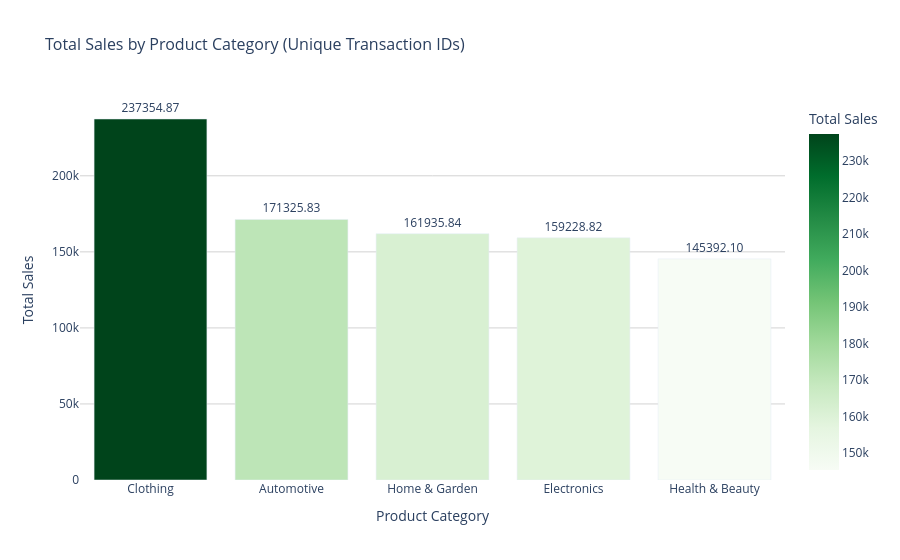

The notebook cell this image was saved under:
### Markdown cell above
Description:
1. Why was this visualization created?
This visualization was created to identify and highlight the bottom 15 locations by total sales in a dataset, based on aggregated sales grouped by unique transaction IDs. It focuses on the locations contributing the least to total sales to understand distribution imbalances or underperforming areas.

2. What question does it address?
The visualization addresses the following questions:

    2.1 Which locations generate the least sales revenue?
    
    2.2 How much do these bottom-performing locations contribute to the total sales in percentage terms?
    
    2.3 Are there locations with no recorded sales at all?

Visualization Type: Bar graph
Variables: Amount, Location, unique TransactionID

Key Observations:
1. Most of the bottom locations (11 out of 15) contributed 0.00% to the total sales, indicating that they had no recorded transactions.
2. The top two lowest-performing locations, North Williamton and Gonzalezborough, generated small sales of 10.21 and 10.14, contributing negligibly (close to 0%) to total sales.
3. Locations like South Cheryl, West Jasonview, and North Zacharystad have no recorded sales at all, alongside others in the bottom list.

Insights:
1. Underperforming Areas:
Locations with no recorded sales (0.00%) indicate potential operational issues, such as lack of market presence, limited accessibility, or system errors in transaction recording.
2. Marginal Contribution of Sales:
The negligible contribution of North Williamton and Gonzalezborough suggests these locations may require targeted strategies, such as promotions or better resource allocation, to increase sales performance.
3. Data Disparity:
A stark imbalance exists between locations with measurable sales and those with none, suggesting the need to investigate operational coverage, product availability, or errors in data collection for certain regions.

### Code cell
# Ensure the 'Amount' column is numeric
final_combined_dataset['Amount'] = pd.to_numeric(final_combined_dataset['Amount'], errors='coerce')

# Group by TransactionID and remove duplicates
unique_transactions = final_combined_dataset.drop_duplicates(subset='TransactionID')

# Group by ProductCategory and TransactionID to calculate the total sales (sum of Amount) for each unique TransactionID
unique_transaction_sales = unique_transactions.groupby(['ProductCategory', 'TransactionID']).agg({'Amount': 'sum'}).reset_index()

# Aggregate total sales for each ProductCategory
product_category_sales = unique_transaction_sales.groupby('ProductCategory').agg({'Amount': 'sum'}).reset_index()

# Sort by Amount in descending order to get the highest sales at the top
product_category_sales = product_category_sales.sort_values('Amount', ascending=False)

# Round the Amount column to two decimal places
product_category_sales['Amount'] = product_category_sales['Amount'].round(2)

# Plotting the bar chart using Plotly
fig = px.bar(
    product_category_sales,
    x='ProductCategory',
    y='Amount',
    title="Total Sales by Product Category (Unique Transaction IDs)",
    labels={'Amount': 'Total Sales', 'ProductCategory': 'Product Category'},
    color='Amount',  # Color by total sales amount
    color_continuous_scale='Greens',  # Green color scale where darkest = highest sales
    text='Amount',  # Add sales amount as annotations on the bars
)

# Update hover template and layout
fig.update_traces(
    texttemplate='%{text:.2f}',  # Format text annotations to show two decimal places
    textposition='outside',  # Place annotations outside the bars
    hovertemplate='Product Category: %{x}<br>Sales: %{y:.2f}<extra></extra>'  # Custom hover text
)

fig.update_layout(
    plot_bgcolor='white',
    xaxis_title="Product Category",
    yaxis_title="Total Sales",
    yaxis=dict(
        showgrid=True,  # Enable horizontal gridlines
        gridcolor='lightgray'  # Set gridline color to light gray
    ),
    showlegend=False,  # Hide legend
    title_font=dict(size=16)  # Adjust title font size
)

# Show the figure
fig.show()

### Figure 1 — Plotly figure (JSON) as saved in the notebook; plotly's stock layout.template omitted (floating-point values rounded to 4 significant figures)
{"data": [{"alignmentgroup": "True", "hovertemplate": "Product Category: %{x}<br>Sales: %{y:.2f}<extra></extra>", "legendgroup": "", "marker": {"color": [237400.0, 171300.0, 161900.0, 159200.0, 145400.0], "coloraxis": "coloraxis", "pattern": {"shape": ""}}, "name": "", "offsetgroup": "", "orientation": "v", "showlegend": false, "text": [237400.0, 171300.0, 161900.0, 159200.0, 145400.0], "textposition": "outside", "texttemplate": "%{text:.2f}", "type": "bar", "x": ["Clothing", "Automotive", "Home & Garden", "Electronics", "Health & Beauty"], "xaxis": "x", "y": [237400.0, 171300.0, 161900.0, 159200.0, 145400.0], "yaxis": "y"}], "layout": {"autosize": true, "barmode": "relative", "coloraxis": {"colorbar": {"title": {"text": "Total Sales"}}, "colorscale": [[0, "rgb(247,252,245)"], [0.125, "rgb(229,245,224)"], [0.25, "rgb(199,233,192)"], [0.375, "rgb(161,217,155)"], [0.5, "rgb(116,196,118)"], [0.625, "rgb(65,171,93)"], [0.75, "rgb(35,139,69)"], [0.875, "rgb(0,109,44)"], [1, "rgb(0,68,27)"]]}, "legend": {"tracegroupgap": 0}, "plot_bgcolor": "white", "showlegend": false, "title": {"font": {"size": 16}, "text": "Total Sales by Product Category (Unique Transaction IDs)"}, "xaxis": {"anchor": "y", "autorange": true, "domain": [0, 1], "range": [-0.5, 4.5], "title": {"text": "Product Category"}, "type": "category"}, "yaxis": {"anchor": "x", "autorange": true, "domain": [0, 1], "gridcolor": "lightgray", "range": [0, 249800.0], "showgrid": true, "title": {"text": "Total Sales"}, "type": "linear"}}}
